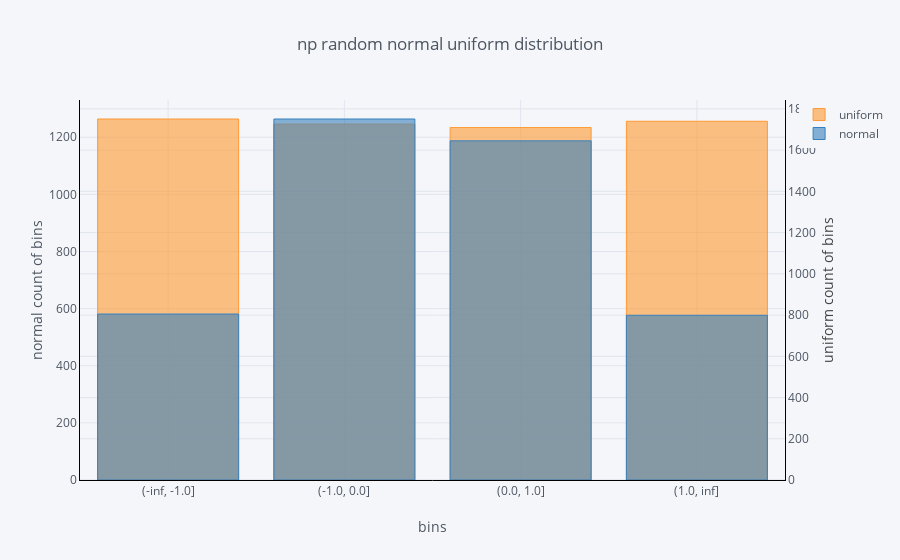

The cell this chart's notebook holds for it:
### Code cell
df_g_12.iplot(
    kind='bar', 
    xTitle='bins',
    yTitle='normal count of bins',
    secondary_y='normal',
    secondary_y_title='uniform count of bins',
    linecolor='black', 
    title='np random normal uniform distribution'
)

### Figure 1 — Plotly figure (JSON) as saved in the notebook; plotly's stock layout.template omitted (floating-point values rounded to 4 significant figures)
{"data": [{"marker": {"color": "rgba(255, 153, 51, 0.6)", "line": {"color": "rgba(255, 153, 51, 1.0)", "width": 1}}, "name": "uniform", "orientation": "v", "text": "", "type": "bar", "uid": "546af072-bc33-4188-a8c5-8d168ccb9ec8", "x": ["(-inf, -1.0]", "(-1.0, 0.0]", "(0.0, 1.0]", "(1.0, inf]"], "y": [1264, 1246, 1234, 1256]}, {"marker": {"color": "rgba(55, 128, 191, 0.6)", "line": {"color": "rgba(55, 128, 191, 1.0)", "width": 1}}, "name": "normal", "orientation": "v", "text": "", "type": "bar", "uid": "3b7e267d-2a57-483f-9a35-e6c2687b879a", "x": ["(-inf, -1.0]", "(-1.0, 0.0]", "(0.0, 1.0]", "(1.0, inf]"], "xaxis": "x", "y": [805, 1751, 1645, 799], "yaxis": "y2"}], "layout": {"legend": {"bgcolor": "#F5F6F9", "font": {"color": "#4D5663"}}, "paper_bgcolor": "#F5F6F9", "plot_bgcolor": "#F5F6F9", "title": {"font": {"color": "#4D5663"}, "text": "np random normal uniform distribution"}, "xaxis": {"gridcolor": "#E1E5ED", "linecolor": "black", "showgrid": true, "tickfont": {"color": "#4D5663"}, "title": {"font": {"color": "#4D5663"}, "text": "bins"}, "zerolinecolor": "#E1E5ED"}, "yaxis": {"gridcolor": "#E1E5ED", "linecolor": "black", "showgrid": true, "tickfont": {"color": "#4D5663"}, "title": {"font": {"color": "#4D5663"}, "text": "normal count of bins"}, "zerolinecolor": "#E1E5ED"}, "yaxis2": {"anchor": "x", "gridcolor": "#E1E5ED", "linecolor": "black", "overlaying": "y", "showgrid": true, "side": "right", "tickfont": {"color": "#4D5663"}, "title": {"text": "uniform count of bins"}, "zerolinecolor": "#E1E5ED"}}}
